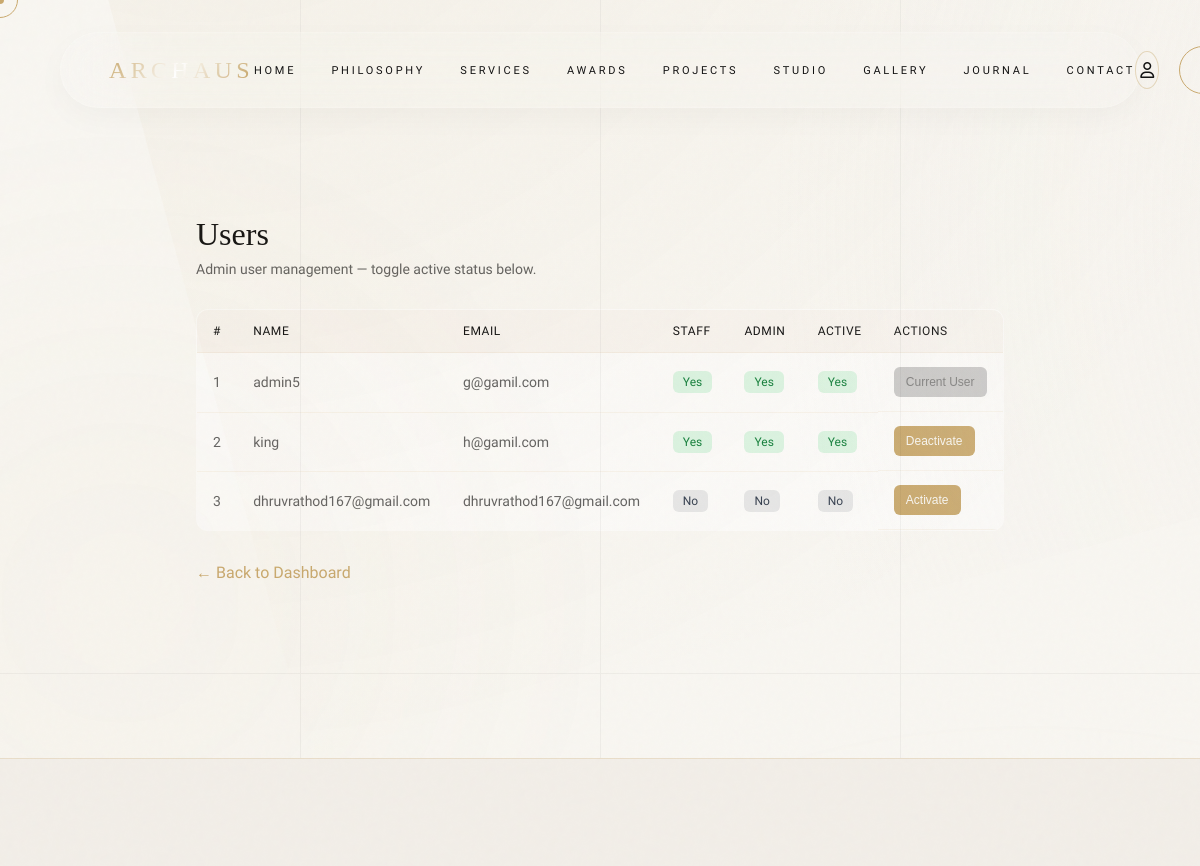
Page /auth/users/ (signed in, upper part) on the earlier database version.
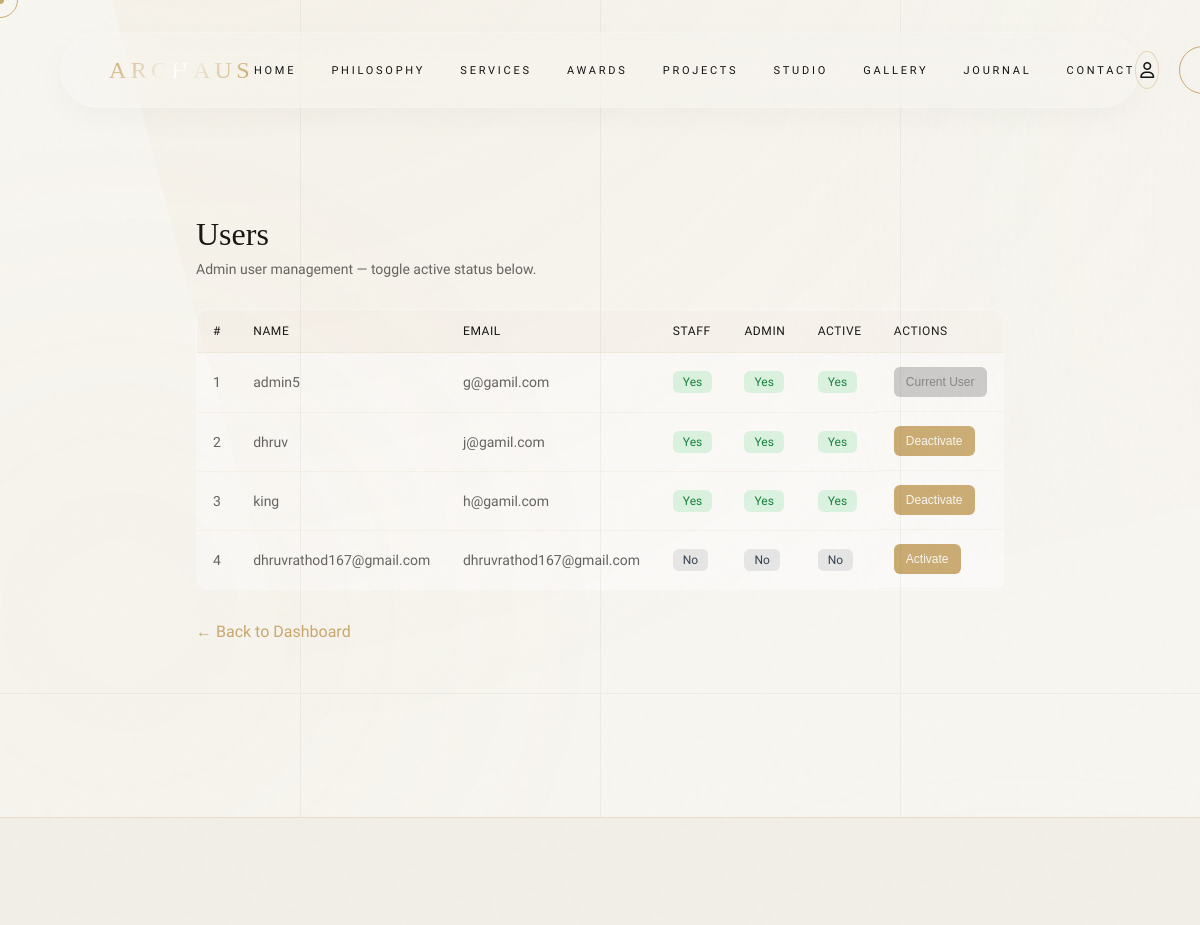
Same page on the later database version.
### myapp/models.py (models this page shows, shortened)
class User(AbstractUser):
    email = models.EmailField(unique=True)
    phone = models.CharField(max_length=20, blank=True, null=True)
    profile_image = models.ImageField(
        upload_to="profiles/",
        blank=True,
        null=True,
        default='profiles/default-avatar.png'
    )
    bio = models.TextField(blank=True, null=True)
    is_verified = models.BooleanField(default=False)
    created_at = models.DateTimeField(auto_now_add=True)
    updated_at = models.DateTimeField(auto_now=True)
    def get_full_name(self):
        if self.first_name and self.last_name:
            return f"{self.first_name} {self.last_name}".strip()
        return self.username

### myapp/views.py (the view)
# urls.py: path('auth/users/', views.user_list_view, name='user_list'),
@admin_required
def user_list_view(request):
    try:
        users = User.objects.all().order_by("-is_superuser", "username")
        return render(request, 'auth/user_list.html', {"users": users})
    except Exception as e:
        logger.error(f"User list error: {str(e)}")
        messages.error(request, 'Unable to load users')
        return redirect('/auth/dashboard/')

### myapp/views.py (called while the page is built)
def admin_required(view_func):
    @wraps(view_func)
    @login_required(login_url='/auth/login/')
    def wrapper(request, *args, **kwargs):
        if not request.user.is_superuser:
            messages.error(request, "Admin access required.")
            return redirect('/auth/dashboard/')
        return view_func(request, *args, **kwargs)
    return wrapper

### myapp/templates/auth/user_list.html (shortened to what this page needs)
{% extends 'base.html' %}
{% load static %}
{% block content %}
<div class="users-container">
  <div class="users-header">
    <h1>Users</h1>
    <p class="users-meta">Admin user management — toggle active status below.</p>
  </div>
  <table class="users-table">
    <thead>
      <tr>
        <th>#</th>
        <th>Name</th>
        <th>Email</th>
        <th>Staff</th>
        <th>Admin</th>
        <th>Active</th>
        <th>Actions</th>
      </tr>
    </thead>
    <tbody>
      {% for user in users %}
      <tr>
        <td>{{ forloop.counter }}</td>
        <td>{{ user.get_full_name|default:user.username }}</td>
        <td>{{ user.email }}</td>
        <td><span class="badge {% if user.is_staff %}yes{% else %}no{% endif %}">{% if user.is_staff %}Yes{% else %}No{% endif %}</span></td>
        <td><span class="badge {% if user.is_superuser %}yes{% else %}no{% endif %}">{% if user.is_superuser %}Yes{% else %}No{% endif %}</span></td>
        <td><span class="badge {% if user.is_active %}yes{% else %}no{% endif %}">{% if user.is_active %}Yes{% else %}No{% endif %}</span></td>
        <td class="users-actions">
          {% if user != request.user %}
          <form method="post" action="{% url 'myapp:user_toggle' user.pk %}">
            <button type="submit">{% if user.is_active %}Deactivate{% else %}Activate{% endif %}</button>
          </form>
          {% else %}
            <button disabled>Current User</button>
          {% endif %}
        </td>
      </tr>
      {% empty %}
      <tr><td colspan="7" style="text-align: center; color: var(--text-muted);">No users found.</td></tr>
      {% endfor %}
    </tbody>
  </table>
  <div class="users-back">
    <a href="{% url 'myapp:dashboard' %}">← Back to Dashboard</a>
  </div>
</div>
{% endblock %}

Differences in the rows shown:
added User: get_full_name "dhruv", email "j@gamil.com", is_staff "Yes", is_superuser "Yes", is_active "Yes"
